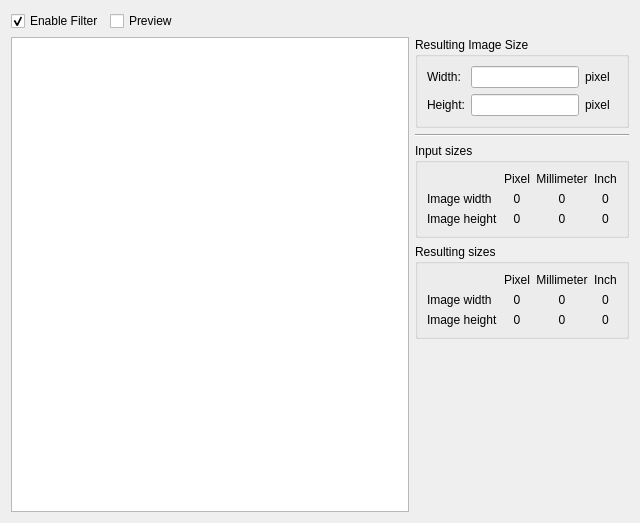
<?xml version="1.0" encoding="UTF-8"?>
<ui version="4.0">
 <class>ScaleWidget</class>
 <widget class="QWidget" name="ScaleWidget">
  <property name="geometry">
   <rect>
    <x>0</x>
    <y>0</y>
    <width>640</width>
    <height>523</height>
   </rect>
  </property>
  <property name="sizePolicy">
   <sizepolicy hsizetype="Maximum" vsizetype="Maximum">
    <horstretch>0</horstretch>
    <verstretch>0</verstretch>
   </sizepolicy>
  </property>
  <property name="windowTitle">
   <string>Form</string>
  </property>
  <layout class="QGridLayout" name="gridLayout_4">
   <item row="0" column="0" colspan="2">
    <layout class="QHBoxLayout" name="horizontalLayout">
     <item>
      <widget class="QCheckBox" name="enable">
       <property name="text">
        <string>Enable Filter</string>
       </property>
       <property name="checked">
        <bool>true</bool>
       </property>
      </widget>
     </item>
     <item>
      <widget class="QCheckBox" name="preview">
       <property name="text">
        <string>Preview</string>
       </property>
       <property name="checked">
        <bool>false</bool>
       </property>
      </widget>
     </item>
     <item>
      <spacer name="horizontalSpacer">
       <property name="orientation">
        <enum>Qt::Horizontal</enum>
       </property>
       <property name="sizeHint" stdset="0">
        <size>
         <width>216</width>
         <height>20</height>
        </size>
       </property>
      </spacer>
     </item>
    </layout>
   </item>
   <item row="1" column="0">
    <widget class="BaseFilterGraphicsView" name="view">
     <property name="sizePolicy">
      <sizepolicy hsizetype="MinimumExpanding" vsizetype="Expanding">
       <horstretch>0</horstretch>
       <verstretch>0</verstretch>
      </sizepolicy>
     </property>
    </widget>
   </item>
   <item row="1" column="1">
    <layout class="QVBoxLayout" name="verticalLayout">
     <item>
      <widget class="QGroupBox" name="groupBox_4">
       <property name="title">
        <string>Resulting Image Size</string>
       </property>
       <layout class="QGridLayout" name="gridLayout">
        <item row="0" column="0">
         <widget class="QLabel" name="labelWidth">
          <property name="text">
           <string>Width:</string>
          </property>
         </widget>
        </item>
        <item row="0" column="1">
         <widget class="QLineEdit" name="imageWidth">
          <property name="sizePolicy">
           <sizepolicy hsizetype="Preferred" vsizetype="Fixed">
            <horstretch>0</horstretch>
            <verstretch>0</verstretch>
           </sizepolicy>
          </property>
         </widget>
        </item>
        <item row="0" column="2">
         <widget class="QLabel" name="lbUnitWidth">
          <property name="text">
           <string>pixel</string>
          </property>
         </widget>
        </item>
        <item row="1" column="0">
         <widget class="QLabel" name="labelHeight">
          <property name="text">
           <string>Height:</string>
          </property>
         </widget>
        </item>
        <item row="1" column="1">
         <widget class="QLineEdit" name="imageHeight">
          <property name="sizePolicy">
           <sizepolicy hsizetype="Preferred" vsizetype="Fixed">
            <horstretch>0</horstretch>
            <verstretch>0</verstretch>
           </sizepolicy>
          </property>
         </widget>
        </item>
        <item row="1" column="2">
         <widget class="QLabel" name="lbUnitHeight">
          <property name="text">
           <string>pixel</string>
          </property>
         </widget>
        </item>
       </layout>
      </widget>
     </item>
     <item>
      <widget class="Line" name="line">
       <property name="orientation">
        <enum>Qt::Horizontal</enum>
       </property>
      </widget>
     </item>
     <item>
      <widget class="QGroupBox" name="groupBox_2">
       <property name="title">
        <string>Input sizes</string>
       </property>
       <layout class="QGridLayout" name="gridLayout_3">
        <item row="0" column="2">
         <widget class="QLabel" name="labelWidth_6">
          <property name="text">
           <string>Millimeter</string>
          </property>
          <property name="alignment">
           <set>Qt::AlignCenter</set>
          </property>
         </widget>
        </item>
        <item row="1" column="1">
         <widget class="QLabel" name="pixelInputWidth">
          <property name="text">
           <string>0</string>
          </property>
          <property name="alignment">
           <set>Qt::AlignCenter</set>
          </property>
         </widget>
        </item>
        <item row="2" column="0">
         <widget class="QLabel" name="labelHeight_3">
          <property name="text">
           <string>Image height</string>
          </property>
          <property name="alignment">
           <set>Qt::AlignLeading|Qt::AlignLeft|Qt::AlignVCenter</set>
          </property>
         </widget>
        </item>
        <item row="2" column="3">
         <widget class="QLabel" name="inchInputHeight">
          <property name="text">
           <string>0</string>
          </property>
          <property name="alignment">
           <set>Qt::AlignCenter</set>
          </property>
         </widget>
        </item>
        <item row="0" column="1">
         <widget class="QLabel" name="labelWidth_7">
          <property name="text">
           <string>Pixel</string>
          </property>
          <property name="alignment">
           <set>Qt::AlignCenter</set>
          </property>
         </widget>
        </item>
        <item row="1" column="0">
         <widget class="QLabel" name="labelWidth_8">
          <property name="text">
           <string>Image width</string>
          </property>
          <property name="alignment">
           <set>Qt::AlignLeading|Qt::AlignLeft|Qt::AlignVCenter</set>
          </property>
         </widget>
        </item>
        <item row="0" column="3">
         <widget class="QLabel" name="labelWidth_9">
          <property name="text">
           <string>Inch</string>
          </property>
          <property name="alignment">
           <set>Qt::AlignCenter</set>
          </property>
         </widget>
        </item>
        <item row="2" column="2">
         <widget class="QLabel" name="millimeterInputHeight">
          <property name="text">
           <string>0</string>
          </property>
          <property name="alignment">
           <set>Qt::AlignCenter</set>
          </property>
         </widget>
        </item>
        <item row="1" column="2">
         <widget class="QLabel" name="millimeterInputWidth">
          <property name="text">
           <string>0</string>
          </property>
          <property name="alignment">
           <set>Qt::AlignCenter</set>
          </property>
         </widget>
        </item>
        <item row="2" column="1">
         <widget class="QLabel" name="pixelInputHeight">
          <property name="text">
           <string>0</string>
          </property>
          <property name="alignment">
           <set>Qt::AlignCenter</set>
          </property>
         </widget>
        </item>
        <item row="1" column="3">
         <widget class="QLabel" name="inchInputWidth">
          <property name="text">
           <string>0</string>
          </property>
          <property name="alignment">
           <set>Qt::AlignCenter</set>
          </property>
         </widget>
        </item>
       </layout>
      </widget>
     </item>
     <item>
      <widget class="QGroupBox" name="groupBox">
       <property name="title">
        <string>Resulting sizes</string>
       </property>
       <layout class="QGridLayout" name="gridLayout_2">
        <item row="0" column="2">
         <widget class="QLabel" name="labelWidth_4">
          <property name="text">
           <string>Millimeter</string>
          </property>
          <property name="alignment">
           <set>Qt::AlignCenter</set>
          </property>
         </widget>
        </item>
        <item row="1" column="1">
         <widget class="QLabel" name="pixelImageWidth">
          <property name="text">
           <string>0</string>
          </property>
          <property name="alignment">
           <set>Qt::AlignCenter</set>
          </property>
         </widget>
        </item>
        <item row="2" column="0">
         <widget class="QLabel" name="labelHeight_2">
          <property name="text">
           <string>Image height</string>
          </property>
          <property name="alignment">
           <set>Qt::AlignLeading|Qt::AlignLeft|Qt::AlignVCenter</set>
          </property>
         </widget>
        </item>
        <item row="2" column="3">
         <widget class="QLabel" name="inchImageHeight">
          <property name="text">
           <string>0</string>
          </property>
          <property name="alignment">
           <set>Qt::AlignCenter</set>
          </property>
         </widget>
        </item>
        <item row="0" column="1">
         <widget class="QLabel" name="labelWidth_3">
          <property name="text">
           <string>Pixel</string>
          </property>
          <property name="alignment">
           <set>Qt::AlignCenter</set>
          </property>
         </widget>
        </item>
        <item row="1" column="0">
         <widget class="QLabel" name="labelWidth_2">
          <property name="text">
           <string>Image width</string>
          </property>
          <property name="alignment">
           <set>Qt::AlignLeading|Qt::AlignLeft|Qt::AlignVCenter</set>
          </property>
         </widget>
        </item>
        <item row="0" column="3">
         <widget class="QLabel" name="labelWidth_5">
          <property name="text">
           <string>Inch</string>
          </property>
          <property name="alignment">
           <set>Qt::AlignCenter</set>
          </property>
         </widget>
        </item>
        <item row="2" column="2">
         <widget class="QLabel" name="millimeterImageHeight">
          <property name="text">
           <string>0</string>
          </property>
          <property name="alignment">
           <set>Qt::AlignCenter</set>
          </property>
         </widget>
        </item>
        <item row="1" column="2">
         <widget class="QLabel" name="millimeterImageWidth">
          <property name="text">
           <string>0</string>
          </property>
          <property name="alignment">
           <set>Qt::AlignCenter</set>
          </property>
         </widget>
        </item>
        <item row="2" column="1">
         <widget class="QLabel" name="pixelImageHeight">
          <property name="text">
           <string>0</string>
          </property>
          <property name="alignment">
           <set>Qt::AlignCenter</set>
          </property>
         </widget>
        </item>
        <item row="1" column="3">
         <widget class="QLabel" name="inchImageWidth">
          <property name="text">
           <string>0</string>
          </property>
          <property name="alignment">
           <set>Qt::AlignCenter</set>
          </property>
         </widget>
        </item>
       </layout>
      </widget>
     </item>
     <item>
      <spacer name="verticalSpacer">
       <property name="orientation">
        <enum>Qt::Vertical</enum>
       </property>
       <property name="sizeHint" stdset="0">
        <size>
         <width>20</width>
         <height>317</height>
        </size>
       </property>
      </spacer>
     </item>
    </layout>
   </item>
  </layout>
  <zorder>enable</zorder>
  <zorder>preview</zorder>
  <zorder>view</zorder>
  <zorder>groupBox</zorder>
  <zorder>groupBox_4</zorder>
  <zorder>groupBox_2</zorder>
 </widget>
 <customwidgets>
  <customwidget>
   <class>BaseFilterGraphicsView</class>
   <extends>QGraphicsView</extends>
   <header>basefiltergraphicsview.h</header>
  </customwidget>
 </customwidgets>
 <resources/>
 <connections/>
 <slots>
  <slot>slotPropertyChanged()</slot>
 </slots>
</ui>
